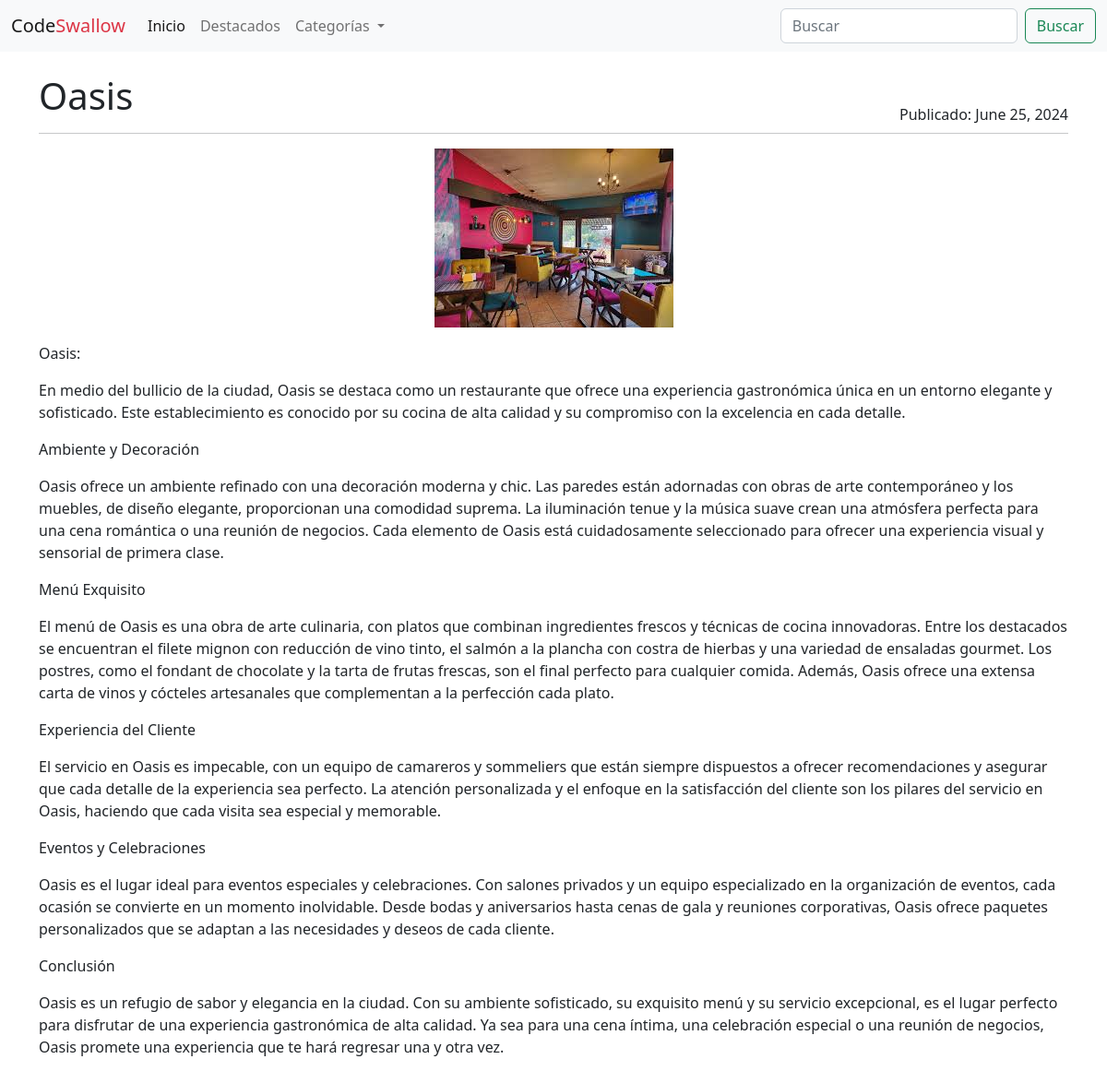
The page /post/oasis on the database its author committed.
### blogs/models.py (models this page shows, shortened)
class Post(models.Model):
    title = models.CharField(max_length=255)
    slug = models.SlugField(unique=True)
    overview = models.TextField()
    date_created = models.DateTimeField(auto_now_add=True)
    content = models.TextField()
    author = models.ForeignKey(settings.AUTH_USER_MODEL, on_delete=models.PROTECT)
    categories = models.ManyToManyField('Category')
    featured = models.BooleanField(default=False)
    image = models.ImageField(upload_to='post_images/', blank=True, null=True)

### blogs/views.py (the view)
# urls.py: path('post/<slug:slug>', views.PostDetailView.as_view(), name='post'),
class PostDetailView(generic.DetailView):
    model = Post
    def get_context_data(self, **kwargs):
        context = super().get_context_data(**kwargs)
        context['categories'] = Category.objects.all()
        return context

### blogs/templatetags/markdown_extras.py (called while the page is built)
@register.filter()
@stringfilter
def markdown(value):
    return md.markdown(value)

### blogs/templates/blogs/post_detail.html
{% extends 'base.html' %}
{% load markdown_extras %}
{% block content %}
<div class="container-xxl bd-gutter mt-3 my-md-4 bd-layout">
    <main class="container">
        <div class="row g-5">
            <div class="col-md-12">
                <div class="row">
                    <div class="d-flex justify-content-between">
                        <h1>{{ post.title }}</h1>
                        <div class="align-self-end">Publicado: {{ post.date_created.date }}</div>
                    </div>
                </div>
                <hr class="d-none d-md-block my-2 mb-3 mt-2">
                {% if post.image %}
                    <div class="text-center">
                        <img src="{{ post.image.url }}" class="img-fluid" alt="image">
                    </div>
                {% endif %}
                <p>{{  post.content | markdown | safe }}</p>
            </div>
        </div>
    </main>
</div>
{% endblock content %}

### rows shown on the page
Post: title "Oasis", date_created "June 25, 2024", image (picture), content "Oasis: En medio del bullicio de la ciudad, Oasis se destaca como un restaurante que ofrece una experiencia gastronómica única en un entorno elegante y sofisticado. Este establecimiento es conocido por su cocina de alta calidad y su compromiso con la excelencia en cada detalle. Ambiente y Decoración Oasis ofrece un ambiente refinado con una decoración moderna y chic. Las paredes están adornadas con obras de arte contemporáneo y los muebles, de diseño elegante, proporcionan una comodidad suprema. La iluminación tenue y la música suave crean una atmósfera perfecta para una cena romántica o una reunión de negocios. Cada elemento de Oasis está cuidadosamente seleccionado para ofrecer una…"
